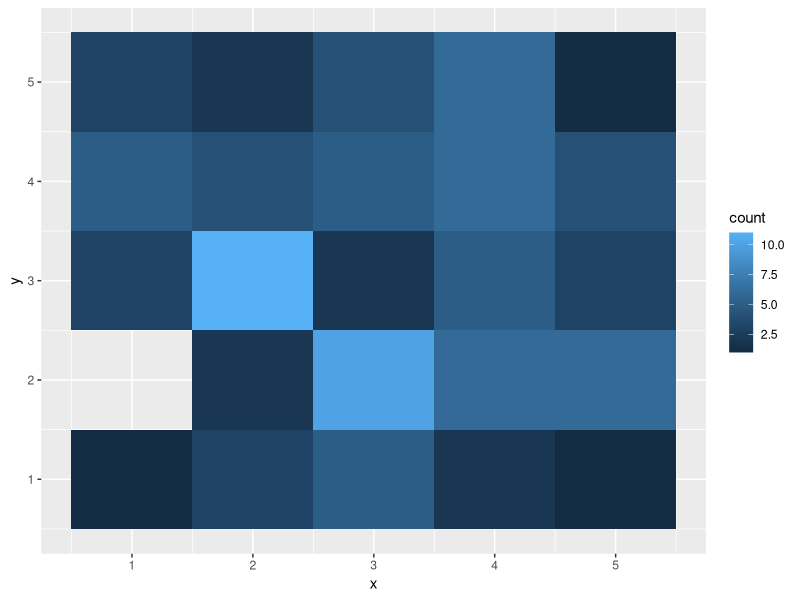

Recreate this plot in R.
# Plot a binned scatterplot for discrete ordinal variables 
#   (e.g., Likert scale responses)

# Generate the random data for illustration
set.seed(431432)
x <- round(runif(100,1,5))
y <- round(runif(100,1,5))
xy.data <- data.frame(x,y)

library(ggplot2)

# Assuming the values are integers, set the scale such that each cell is at 
# the intersection of the values of x and y
xv <- sort(unique(x))
yv <- sort(unique(y))
xv <- c(xv,max(xv)+1) - .5
yv <- c(yv,max(yv)+1) - .5
# The graph
xy.binned <- ggplot(xy.data,aes(x,y))
xy.binned + stat_bin2d(breaks=list(x=xv,y=yv))
